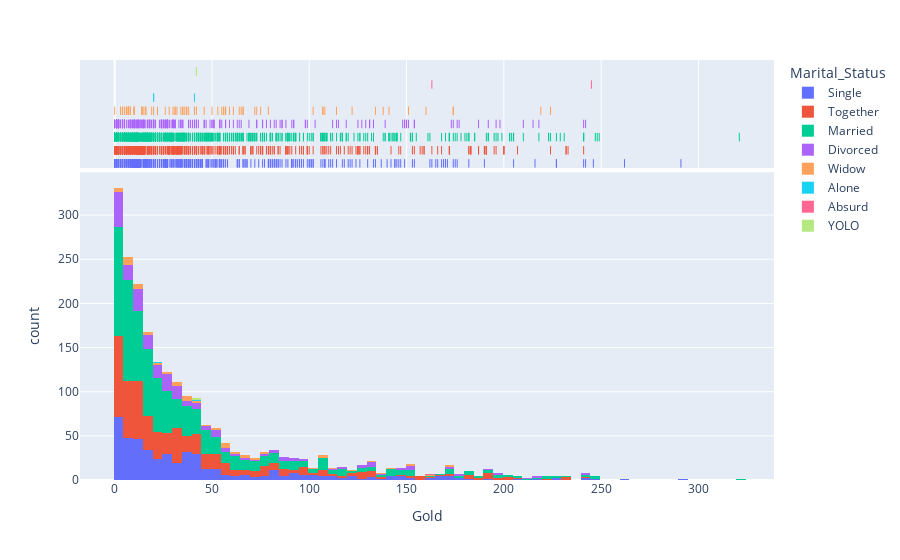

The cell this chart's notebook holds for it:
### Markdown cell above
Histogram of gold products with rug function to visualize the distribution

### Code cell
px.histogram(df_marketing_campaign, x='Gold', color='Marital_Status', marginal='rug')

### Figure 1 — Plotly figure (JSON) as saved in the notebook; plotly's stock layout.template omitted (floating-point values rounded to 4 significant figures; data arrays with more than 128 entries replaced by an {"elided": "..."} marker saying what was removed)
{"data": [{"alignmentgroup": "True", "bingroup": "x", "hovertemplate": "Marital_Status=Single<br>Gold=%{x}<br>count=%{y}<extra></extra>", "legendgroup": "Single", "marker": {"color": "#636efa", "pattern": {"shape": ""}}, "name": "Single", "offsetgroup": "Single", "orientation": "v", "showlegend": true, "type": "histogram", "x": {"elided": "471 int values"}, "xaxis": "x", "yaxis": "y"}, {"alignmentgroup": "True", "boxpoints": "all", "fillcolor": "rgba(255,255,255,0)", "hoveron": "points", "hovertemplate": "Marital_Status=Single<br>Gold=%{x}<extra></extra>", "jitter": 0, "legendgroup": "Single", "line": {"color": "rgba(255,255,255,0)"}, "marker": {"color": "#636efa", "symbol": "line-ns-open"}, "name": "Single", "offsetgroup": "Single", "showlegend": false, "type": "box", "x": {"elided": "471 int values"}, "xaxis": "x2", "yaxis": "y2"}, {"alignmentgroup": "True", "bingroup": "x", "hovertemplate": "Marital_Status=Together<br>Gold=%{x}<br>count=%{y}<extra></extra>", "legendgroup": "Together", "marker": {"color": "#EF553B", "pattern": {"shape": ""}}, "name": "Together", "offsetgroup": "Together", "orientation": "v", "showlegend": true, "type": "histogram", "x": {"elided": "573 int values"}, "xaxis": "x", "yaxis": "y"}, {"alignmentgroup": "True", "boxpoints": "all", "fillcolor": "rgba(255,255,255,0)", "hoveron": "points", "hovertemplate": "Marital_Status=Together<br>Gold=%{x}<extra></extra>", "jitter": 0, "legendgroup": "Together", "line": {"color": "rgba(255,255,255,0)"}, "marker": {"color": "#EF553B", "symbol": "line-ns-open"}, "name": "Together", "offsetgroup": "Together", "showlegend": false, "type": "box", "x": {"elided": "573 int values"}, "xaxis": "x2", "yaxis": "y2"}, {"alignmentgroup": "True", "bingroup": "x", "hovertemplate": "Marital_Status=Married<br>Gold=%{x}<br>count=%{y}<extra></extra>", "legendgroup": "Married", "marker": {"color": "#00cc96", "pattern": {"shape": ""}}, "name": "Married", "offsetgroup": "Married", "orientation": "v", "showlegend": true, "type": "histogram", "x": {"elided": "857 int values"}, "xaxis": "x", "yaxis": "y"}, {"alignmentgroup": "True", "boxpoints": "all", "fillcolor": "rgba(255,255,255,0)", "hoveron": "points", "hovertemplate": "Marital_Status=Married<br>Gold=%{x}<extra></extra>", "jitter": 0, "legendgroup": "Married", "line": {"color": "rgba(255,255,255,0)"}, "marker": {"color": "#00cc96", "symbol": "line-ns-open"}, "name": "Married", "offsetgroup": "Married", "showlegend": false, "type": "box", "x": {"elided": "857 int values"}, "xaxis": "x2", "yaxis": "y2"}, {"alignmentgroup": "True", "bingroup": "x", "hovertemplate": "Marital_Status=Divorced<br>Gold=%{x}<br>count=%{y}<extra></extra>", "legendgroup": "Divorced", "marker": {"color": "#ab63fa", "pattern": {"shape": ""}}, "name": "Divorced", "offsetgroup": "Divorced", "orientation": "v", "showlegend": true, "type": "histogram", "x": {"elided": "232 int values"}, "xaxis": "x", "yaxis": "y"}, {"alignmentgroup": "True", "boxpoints": "all", "fillcolor": "rgba(255,255,255,0)", "hoveron": "points", "hovertemplate": "Marital_Status=Divorced<br>Gold=%{x}<extra></extra>", "jitter": 0, "legendgroup": "Divorced", "line": {"color": "rgba(255,255,255,0)"}, "marker": {"color": "#ab63fa", "symbol": "line-ns-open"}, "name": "Divorced", "offsetgroup": "Divorced", "showlegend": false, "type": "box", "x": {"elided": "232 int values"}, "xaxis": "x2", "yaxis": "y2"}, {"alignmentgroup": "True", "bingroup": "x", "hovertemplate": "Marital_Status=Widow<br>Gold=%{x}<br>count=%{y}<extra></extra>", "legendgroup": "Widow", "marker": {"color": "#FFA15A", "pattern": {"shape": ""}}, "name": "Widow", "offsetgroup": "Widow", "orientation": "v", "showlegend": true, "type": "histogram", "x": [4, 14, 6, 75, 66, 20, 28, 15, 7, 41, 55, 22, 122, 14, 3, 14, 108, 61, 19, 46, 224, 4, 10, 10, 35, 151, 141, 31, 151, 8, 56, 56, 7, 174, 7, 5, 38, 134, 30, 42, 66, 6, 3, 138, 10, 57, 102, 65, 41, 16, 26, 8, 107, 79, 34, 7, 50, 72, 59, 219, 174, 0, 114, 32, 16, 160, 53, 36, 35, 107, 31, 64, 37, 37, 73, 57], "xaxis": "x", "yaxis": "y"}, {"alignmentgroup": "True", "boxpoints": "all", "fillcolor": "rgba(255,255,255,0)", "hoveron": "points", "hovertemplate": "Marital_Status=Widow<br>Gold=%{x}<extra></extra>", "jitter": 0, "legendgroup": "Widow", "line": {"color": "rgba(255,255,255,0)"}, "marker": {"color": "#FFA15A", "symbol": "line-ns-open"}, "name": "Widow", "offsetgroup": "Widow", "showlegend": false, "type": "box", "x": [4, 14, 6, 75, 66, 20, 28, 15, 7, 41, 55, 22, 122, 14, 3, 14, 108, 61, 19, 46, 224, 4, 10, 10, 35, 151, 141, 31, 151, 8, 56, 56, 7, 174, 7, 5, 38, 134, 30, 42, 66, 6, 3, 138, 10, 57, 102, 65, 41, 16, 26, 8, 107, 79, 34, 7, 50, 72, 59, 219, 174, 0, 114, 32, 16, 160, 53, 36, 35, 107, 31, 64, 37, 37, 73, 57], "xaxis": "x2", "yaxis": "y2"}, {"alignmentgroup": "True", "bingroup": "x", "hovertemplate": "Marital_Status=Alone<br>Gold=%{x}<br>count=%{y}<extra></extra>", "legendgroup": "Alone", "marker": {"color": "#19d3f3", "pattern": {"shape": ""}}, "name": "Alone", "offsetgroup": "Alone", "orientation": "v", "showlegend": true, "type": "histogram", "x": [41, 20, 20], "xaxis": "x", "yaxis": "y"}, {"alignmentgroup": "True", "boxpoints": "all", "fillcolor": "rgba(255,255,255,0)", "hoveron": "points", "hovertemplate": "Marital_Status=Alone<br>Gold=%{x}<extra></extra>", "jitter": 0, "legendgroup": "Alone", "line": {"color": "rgba(255,255,255,0)"}, "marker": {"color": "#19d3f3", "symbol": "line-ns-open"}, "name": "Alone", "offsetgroup": "Alone", "showlegend": false, "type": "box", "x": [41, 20, 20], "xaxis": "x2", "yaxis": "y2"}, {"alignmentgroup": "True", "bingroup": "x", "hovertemplate": "Marital_Status=Absurd<br>Gold=%{x}<br>count=%{y}<extra></extra>", "legendgroup": "Absurd", "marker": {"color": "#FF6692", "pattern": {"shape": ""}}, "name": "Absurd", "offsetgroup": "Absurd", "orientation": "v", "showlegend": true, "type": "histogram", "x": [245, 163], "xaxis": "x", "yaxis": "y"}, {"alignmentgroup": "True", "boxpoints": "all", "fillcolor": "rgba(255,255,255,0)", "hoveron": "points", "hovertemplate": "Marital_Status=Absurd<br>Gold=%{x}<extra></extra>", "jitter": 0, "legendgroup": "Absurd", "line": {"color": "rgba(255,255,255,0)"}, "marker": {"color": "#FF6692", "symbol": "line-ns-open"}, "name": "Absurd", "offsetgroup": "Absurd", "showlegend": false, "type": "box", "x": [245, 163], "xaxis": "x2", "yaxis": "y2"}, {"alignmentgroup": "True", "bingroup": "x", "hovertemplate": "Marital_Status=YOLO<br>Gold=%{x}<br>count=%{y}<extra></extra>", "legendgroup": "YOLO", "marker": {"color": "#B6E880", "pattern": {"shape": ""}}, "name": "YOLO", "offsetgroup": "YOLO", "orientation": "v", "showlegend": true, "type": "histogram", "x": [42, 42], "xaxis": "x", "yaxis": "y"}, {"alignmentgroup": "True", "boxpoints": "all", "fillcolor": "rgba(255,255,255,0)", "hoveron": "points", "hovertemplate": "Marital_Status=YOLO<br>Gold=%{x}<extra></extra>", "jitter": 0, "legendgroup": "YOLO", "line": {"color": "rgba(255,255,255,0)"}, "marker": {"color": "#B6E880", "symbol": "line-ns-open"}, "name": "YOLO", "offsetgroup": "YOLO", "showlegend": false, "type": "box", "x": [42, 42], "xaxis": "x2", "yaxis": "y2"}], "layout": {"barmode": "relative", "legend": {"title": {"text": "Marital_Status"}, "tracegroupgap": 0}, "margin": {"t": 60}, "xaxis": {"anchor": "y", "domain": [0, 1], "title": {"text": "Gold"}}, "xaxis2": {"anchor": "y2", "domain": [0, 1], "matches": "x", "showgrid": true, "showticklabels": false}, "yaxis": {"anchor": "x", "domain": [0, 0.7326], "title": {"text": "count"}}, "yaxis2": {"anchor": "x2", "domain": [0.7426, 1], "matches": "y2", "showgrid": false, "showline": false, "showticklabels": false, "ticks": ""}}}
